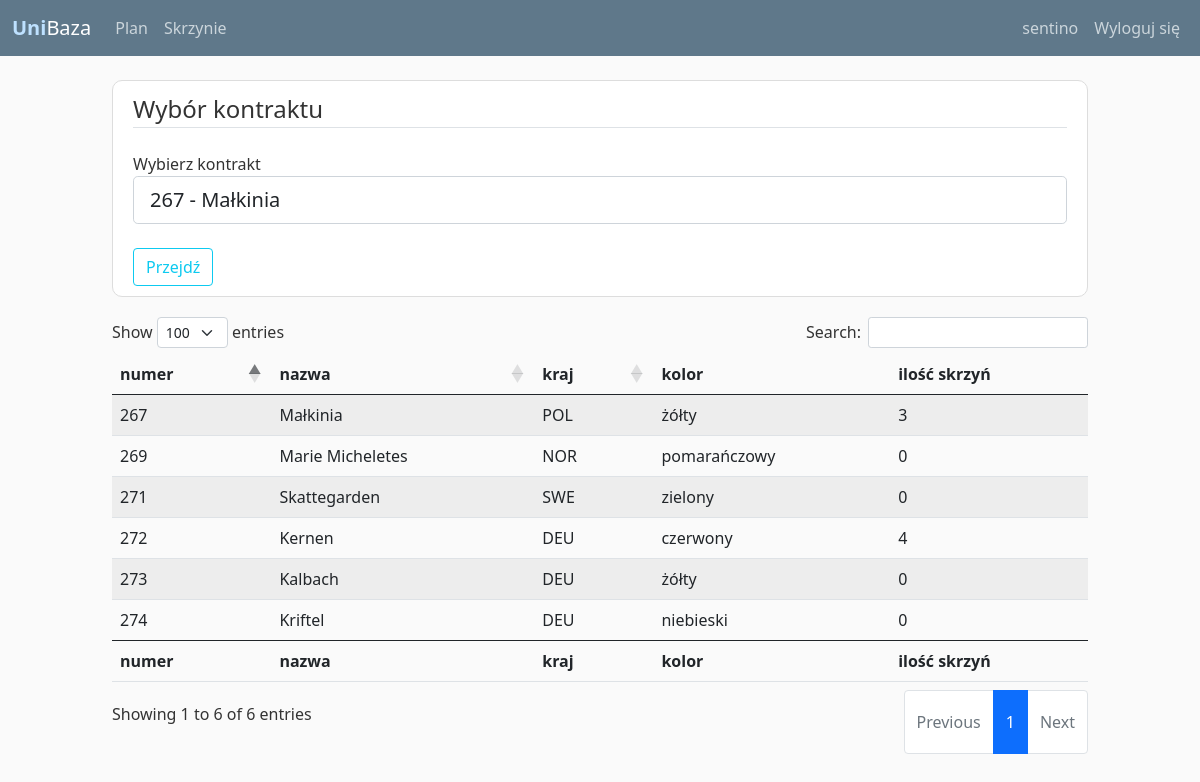
The app's page /contracts_set (signed in) with its own data.
### unibaza/models.py (models this page shows, shortened)
class User(db.Model, UserMixin):
    id = db.Column(db.Integer, primary_key=True)
    username = db.Column(db.String(20), unique=True, nullable=False)
    email = db.Column(db.String(120), unique=True, nullable=False)
    image_file = db.Column(db.String(20), nullable=False, default='default.jpg')
    password = db.Column(db.String(60), nullable=False)
    posts = db.relationship('Post', backref='author', lazy=True)

class Kontrakty(db.Model):
    __tablename__ = 'kontrakty'
    id = db.Column(db.Integer, primary_key=True, autoincrement=True)
    numer = db.Column(db.SmallInteger, unique=True, nullable=True)
    nazwa = db.Column(db.String(30), unique=True, nullable=False)
    kraj = db.Column(db.String(3), unique=False, nullable=False)
    kolor = db.Column(db.String(30), nullable=False)
    skrzynie_ref = db.relationship('Skrzynie', backref='kontrakt')

### unibaza/routes.py (the view)
@app.route("/contracts_set", methods =['GET', 'POST'])
@login_required
def contracts_set():
    form = PickContract()
    if form.validate_on_submit():
        nazwa = form.kontrakt.data.partition('- ')[2]
        return redirect(url_for('crates_set', nazwa=nazwa))
    kontrakt = Kontrakty.query.order_by(Kontrakty.numer).all()
    return render_template('contracts.html', kontrakty = kontrakt, form=form)

### unibaza/forms.py
class PickContract(FlaskForm):
    kontrakt = SelectField('Wybierz kontrakt',choices=sorted([str(x.numer) + ' - ' + x.nazwa for x in Kontrakty.query.all()]))
    submit = SubmitField('Przejdź')

### unibaza/models.py (called while the page is built)
@login_manager.user_loader
def load_user(user_id):
    return User.query.get(int(user_id))

### unibaza/templates/contracts.html (shortened to what this page needs)
{% extends "layout.html" %}
{% block content %}
<div class="content-section">
    <form method="POST" action="">
        <fieldset class="form-group">
            <legend class="border-bottom mb-4">Wybór kontraktu</legend>
    <div class="form-group">
        {{ form.kontrakt.label(class="form-control-label") }}
        {% if form.kontrakt.errors %}
            {{ form.kontrakt(class="form-control form-control-lg is-invalid") }}
            <div class="invalid-feedback">
                {% for error in form.kontrakt.errors %}
                    <span>{{ error }}</span>
                {% endfor %}
            </div>
        {% else %}
            {{ form.kontrakt(class="form-control form-control-lg") }}
        {% endif %}
    </div>
        </fieldset></br>
        <div class="form-group">
            {{ form.submit(class="btn btn-outline-info") }}
        </div>
    </form>
</div>
<table id="data" class="table table-striped">
    <thead>
        <tr>
            <th scope="col">numer</th>
            <th scope="col">nazwa</th>
            <th scope="col">kraj</th>
            <th scope="col">kolor</th>
            <th scope="col">ilość skrzyń</th>
        </tr>
    </thead>
    <tbody>
        {% for kontrakt in kontrakty %}
            <tr>
                <td>{{ kontrakt.numer }}</td>
                <td>{{ kontrakt.nazwa }}</td>
                <td>{{ kontrakt.kraj }}</td>
                <td>{{ kontrakt.kolor }}</td>
                <td>{{ kontrakt.skrzynie_ref | length }}</td>
            </tr>
        {% endfor %}
    </tbody>
    <tfoot>
        <tr>
            <th scope="col">numer</th>
            <th scope="col">nazwa</th>
            <th scope="col">kraj</th>
            <th scope="col">kolor</th>
            <th scope="col">ilość skrzyń</th>
        </tr>
    </tfoot>
</table>
{% endblock content%}

### unibaza/templates/layout.html (shortened to what this page needs)
<!DOCTYPE html>
<html>
<head>
    <link href="https://cdn.jsdelivr.net/npm/bootstrap@5.0.1/dist/css/bootstrap.min.css" rel="stylesheet">
    <link rel="stylesheet" type="text/css" href="https://cdn.datatables.net/1.10.25/css/dataTables.bootstrap5.css">
    <link href="//netdna.bootstrapcdn.com/font-awesome/3.2.1/css/font-awesome.css" rel="stylesheet">
    <link rel="stylesheet" type="text/css" href="{{ url_for('static', filename='main.css') }}">
    <link rel="stylesheet" type="text/css" href="static/fontello/css/fontello.css">
</head>
<body>
    <header class="site-header">
      <nav class="navbar navbar-expand-md navbar-dark bg-steel fixed-top">
        <div class="container-fluid">
          <a class="navbar-brand mr-4" href="{{url_for('home')}}"> <span style="color: rgb(190, 225, 255); font-weight: bold;">Uni</span>Baza</a>
          <div class="collapse navbar-collapse" id="navbarToggle">
            <div class="navbar-nav mr-auto">
              <a class="nav-item nav-link" href="{{url_for('plan')}}"> Plan</a>
              <a class="nav-item nav-link" href="{{url_for('contracts_set')}}"> Skrzynie</a>
            </div>
          </div>
          <div class="navbar-nav">
            {% if current_user.is_authenticated %}
                <a class="nav-item nav-link" href="{{ url_for('account') }}">{{ current_user.username }}</a>
                <a class="nav-item nav-link" href="{{ url_for('wyloguj') }}">Wyloguj się</a>
              {% else %}
                <a class="nav-item nav-link" href="{{ url_for('login') }}">Zaloguj się</a>
              {% endif %}
            </div>
        </div>
      </nav>
    </header>
    <main role="main" class="container-fluid">
      <div class="row">
         <div class="col-sm-0 col-md-1">
         </div>
        <div class="col-sm-12 col-md-10">
          {% block content %}{% endblock %}
        </div>
        <div class="col-sm-0 col-md-1">
        </div>
      </div>
   </main>
</body>
</html>

### unibaza/static/main.css (style rules this page uses)
body { background: #fafafa; color: #333333; margin-top: 5rem; box-sizing: border-box; }
.bg-steel { background-color: #5f788a; }
.site-header .navbar-nav .nav-link { color: #cbd5db; }
.content-section { background: #ffffff; padding: 10px 20px; border: 1px solid #dddddd; border-radius: 10px; margin-bottom: 20px; }
a { display: block; color:#333333; text-decoration: none; }

### records on screen
User: username "sentino"
Kontrakty: numer "267", nazwa "Małkinia", kraj "POL", kolor "żółty", skrzynie_ref|length "3"
Kontrakty: numer "269", nazwa "Marie Micheletes", kraj "NOR", kolor "pomarańczowy", skrzynie_ref|length "0"
Kontrakty: numer "271", nazwa "Skattegarden", kraj "SWE", kolor "zielony", skrzynie_ref|length "0"
Kontrakty: numer "272", nazwa "Kernen", kraj "DEU", kolor "czerwony", skrzynie_ref|length "4"
Kontrakty: numer "273", nazwa "Kalbach", kraj "DEU", kolor "żółty", skrzynie_ref|length "0"
Kontrakty: numer "274", nazwa "Kriftel", kraj "DEU", kolor "niebieski", skrzynie_ref|length "0"
